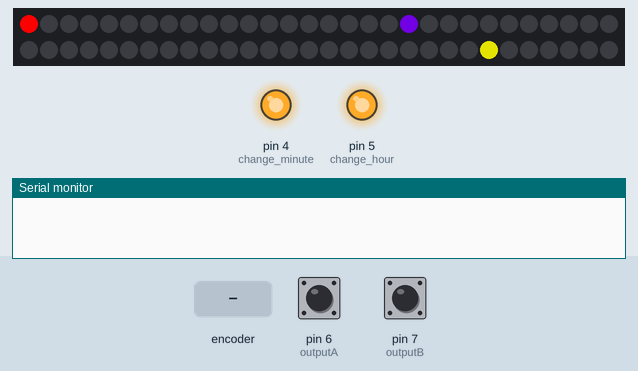
Bench run of a sketch on a simulated Arduino Uno, built with avr-gcc and run on an emulated ATmega328P. Parts: 60 RGB LEDs in strip order, left to right, continuing on the next row, output pins drawn as LEDs (lit = HIGH), the last lines printed to the serial monitor. The inputs (shaded band) are chosen by the test bench; at power-on: pin 6 (outputA) HIGH, pin 7 (outputB) HIGH. The local clock reads 2024-03-15 10:24:30 at power-on unless the sketch sets it; random numbers use the default seed unless the sketch sets one.

Above: at 1.2 s.
1.3 s: rotary encoder on pin 6 (outputA) / pin 7 (outputB) turned 1 step (first pin leading)
At 2.14 s:
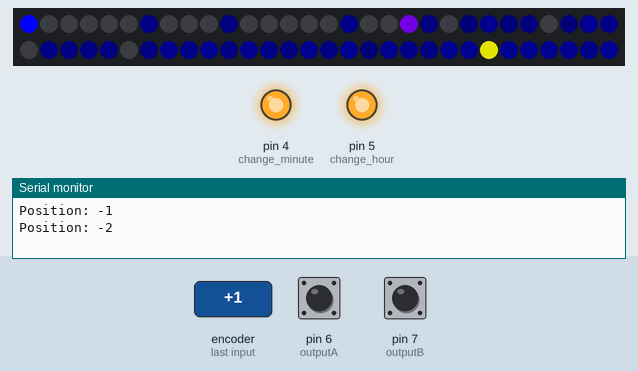
At 4.27 s:
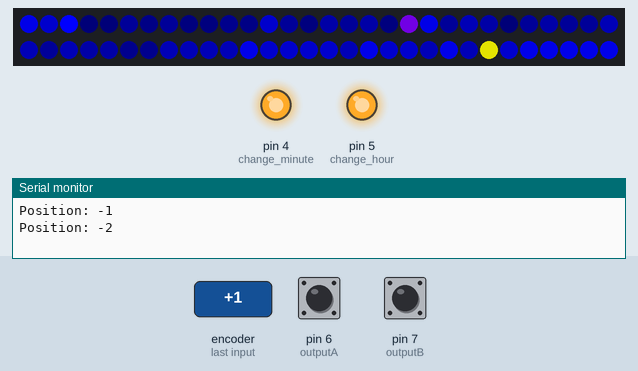

The sketch:

o_clock.ino
```cpp
#include <DS3231.h>
#include <FastLED.h>
#include <Wire.h>

#define outputA 6
#define outputB 7

int change_minute = 4;  // down push button to adjust time (pin 2)
int change_hour = 5;
int h_led;
int m_led;
int s_led;
bool blink = true;
unsigned long hours;
unsigned long minutes;
unsigned long seconds;
int aState;
int aLastState;

#define NUM_LEDS 60
#define LED_PIN 2
#define LED_TYPE WS2812
#define COLOR_ORDER GRB
#define FRAMES_PER_SECOND 50

CRGB leds[NUM_LEDS];
DS3231 rtc(SDA, SCL);

int counter = 0;
int mode = 0;

void setup() {
  pinMode(outputA, INPUT);
  pinMode(outputB, INPUT);
  pinMode(change_hour, OUTPUT);  // Initialize Outputs & Inputs
  pinMode(change_minute, OUTPUT);
  digitalWrite(change_hour, HIGH);
  digitalWrite(change_minute, HIGH);
  FastLED.addLeds<LED_TYPE, LED_PIN, COLOR_ORDER>(leds, NUM_LEDS);
  FastLED.setBrightness(255);
  FastLED.setMaxPowerInVoltsAndMilliamps(5, 1500);
  rtc.begin();

  Serial.begin(9600);
  aLastState = digitalRead(outputA);
}

void loop() {

  Time t = rtc.getTime();
  hours = t.hour;
  minutes = t.min;
  seconds = t.sec;

  if (digitalRead(change_hour) == LOW) {
    Serial.println(hours);
    delay(100);
    if (hours != 11) {
      hours = hours + 1;
    } else {
      hours = 0;
    }
    FastLED.clear();
    rtc.setTime(hours, minutes, seconds);
  }
  if (digitalRead(change_minute) == LOW) {
    delay(100);
    if (minutes != 59) {
      minutes = minutes + 1;
    } else {
      minutes = 0;
    }
    FastLED.clear();
    rtc.setTime(hours, minutes, seconds);
  }

  h_led = hours % 12 * 5;
  m_led = minutes;
  s_led = seconds;

  setLeds();


  aState = digitalRead(outputA);

  if (aState != aLastState) {
    if (digitalRead(outputB) != aState) {
      counter--;
    } else {
      counter++;
    }
    if (counter % 2 == 0)
      mode += 1;

    if(mode > 2) {
      mode = 0;
    }
    Serial.print("Position: ");
    Serial.println(counter);
  }
  aLastState = aState;

  switch (mode) {
    case 0: simpleMode(); break;
    case 1: hystericalMode(); break;
    case 2: hourMode(); break;
  }
  FastLED.show();
  FastLED.delay(1000 / FRAMES_PER_SECOND);
}

void simpleMode() {
  if (s_led != 31) {
    FastLED.clear();
    leds[s_led - 1] = CHSV(0, 0, 0);
  }
  leds[s_led] = CHSV(HUE_RED, 255, 255);

  if(h_led == m_led)
    leds[h_led] = CHSV(HUE_GREEN, 255, 255);
  else{
    leds[m_led] = CHSV(HUE_YELLOW, 255, 255);
    leds[h_led] = CHSV((HUE_PURPLE) % 255, 255, 255);
  }

  if (s_led == 31) {
    FastLED.clear();
    leds[s_led] = CHSV(HUE_RED, 255, 255);
    leds[m_led] = CHSV(HUE_YELLOW, 255, 255);
    leds[h_led] = CHSV((HUE_PURPLE) % 255, 255, 255);
  }
}

void hystericalMode() {
  FastLED.clear();
  for (int i = 4; i < 60; i++) {
    for (int j = i - 4; j <= i; j++)
      leds[(s_led + j) % 60] = CHSV(HUE_BLUE, 255, 255);
    leds[h_led] = CHSV((HUE_PURPLE) % 255, 255, 255);
    leds[m_led] = CHSV(HUE_YELLOW, 255, 255);
    leds[s_led] = CHSV(HUE_RED, 255, 255);
    for (int j = 0; j < 60; j++)
      if (random(10) == 1 && j != h_led && j != m_led)
        leds[j] = leds[j].fadeToBlackBy(100);
    FastLED.show();
    delay(1);
  }
  for (int i = 0; i < 30; i++) {
    leds[h_led] = CHSV((HUE_PURPLE) % 255, 255, 255);
    leds[m_led] = CHSV(HUE_YELLOW, 255, 255);
    leds[s_led] = CHSV(HUE_BLUE, 255, 255);
    for (int j = 0; j < 60; j++)
      if (j != h_led && j != m_led && j != s_led)
        leds[j] = leds[j].fadeToBlackBy(40);
    FastLED.show();
    delay(3);
  }

  for (int i = 0; i < 60; i++){
    if (i != h_led && i != m_led && i != s_led)
      leds[i] = 0;
  }
  leds[s_led] = CHSV(HUE_RED, 255, 255);
  FastLED.show();
}

void hourMode(){
  simpleMode();
  for(int i = 0; i < 60; i++){
    if((i+1) % 5 == 0 && i != h_led)
      if(m_led == i)
        leds[i] = CHSV((HUE_PURPLE) % 255, 255, 255);
      else
        leds[i] = CHSV(HUE_PINK, 255, 255);
    if(i == h_led && blink)
      leds[i] = CHSV(HUE_PINK, 255, 255);
    if(i == h_led && !blink)
      leds[i] = CHSV(0, 0, 0);
  }

  blink = !blink;
  FastLED.show();
  delay(100);
}
void setLeds() {
  if (h_led < 31)
    h_led = h_led + 29;
  else
    h_led = h_led - 31;

  if (m_led < 31)
    m_led = m_led + 29;
  else
    m_led = m_led - 31;

  if (s_led < 31)
    s_led = s_led + 29;
  else
    s_led = s_led - 31;
}

// void setLeds() {
//   if (h_led < 30)
//     h_led = h_led + 30;
//   else
//     h_led = h_led - 30;

//   if (m_led < 30)
//     m_led = m_led + 30;
//   else
//     m_led = m_led - 30;

//   if (s_led < 30)
//     s_led = s_led + 30;
//   else
//     s_led = s_led - 30;
// }
```
